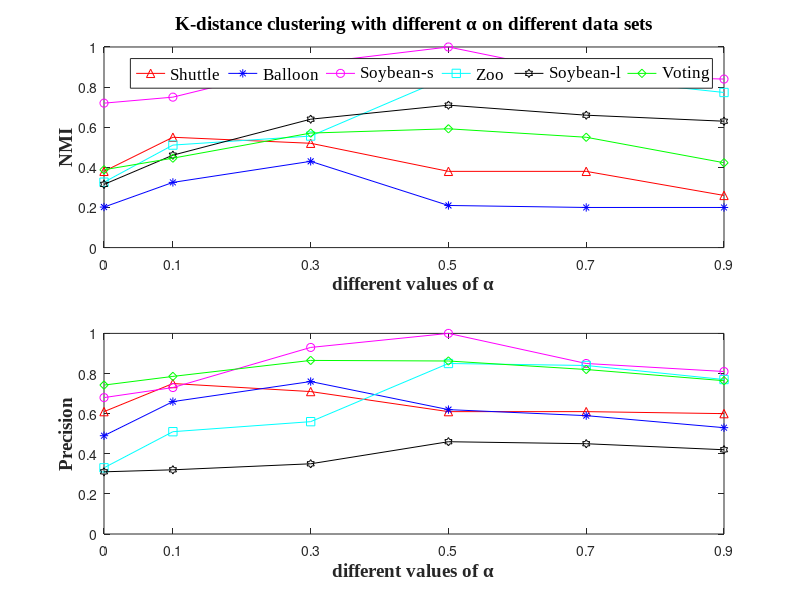

MATLAB code for this plot:
clc, clear, close all;

% draw the graph with different a

x=[0,0.1,0.3,0.5,0.7,0.9];
%NMI
y=[0.38,0.55,0.52,0.38,0.38,0.26];  % shuttle
y1=[0.202,0.325,0.43,0.21,0.20,0.20];  % Balloon
y2=[0.72,0.75,0.918,1,0.86,0.84];  % Soybean-s
y3=[0.326,0.511,0.556,0.850,0.8463,0.7732];  % zoo
y4=[0.315,0.4608,0.64,0.71,0.66,0.63]; %soybean-l
y5=[0.388,0.4458,0.5709,0.5922,0.55,0.423]; %vote
%Precision
z =[0.61,0.75,0.71,0.61,0.61,0.60];
z1=[0.49,0.66,0.76,0.62,0.59,0.53];
z2=[0.68,0.73,0.93,1,0.85,0.81];
z3=[0.33,0.51,0.56,0.85,0.84,0.77];
z4=[0.31,0.32,0.35,0.46,0.45,0.42];
z5=[0.7423,0.7856,0.8653,0.8624,0.82,0.7642];
subplot(2,1,1);
plot(x,y,'-r^',x,y1,'-b*',x,y2,'-mo',x,y3,'-cs',x,y4,'-kh',x,y5,'-gd');
title('K-distance clustering with different \alpha on different data sets','FontName','Times New Roman','FontWeight','Bold','FontSize',14);
xlabel('different values of \alpha','FontName','Times New Roman','FontWeight','Bold','FontSize',14);
ylabel('NMI','FontName','Times New Roman','FontWeight','Bold','FontSize',14);
hleg=legend('Shuttle','Balloon','Soybean-s','Zoo','Soybean-l','Voting');
set(hleg,'FontName','Times New Roman','Fontsize',12);

axis([0 0.9 0 1]);
set(gca,'xtick',[0 0.1 0.3 0.5 0.7 0.9]);
set(gca,'ytick',[0 0.2 0.4 0.6 0.8 1]);

set(hleg,'Orientation','horizontal');
subplot(2,1,2);
plot(x,z,'-r^',x,z1,'-b*',x,z2,'-mo',x,z3,'-cs',x,z4,'-kh',x,z5,'-gd');

xlabel('different values of \alpha','FontName','Times New Roman','FontWeight','Bold','FontSize',14);
ylabel('Precision','FontName','Times New Roman','FontWeight','Bold','FontSize',14);
axis([0 0.9 0 1]);
set(gca,'xtick',[0 0.1 0.3 0.5 0.7 0.9]);
set(gca,'ytick',[0 0.2 0.4 0.6 0.8 1]);